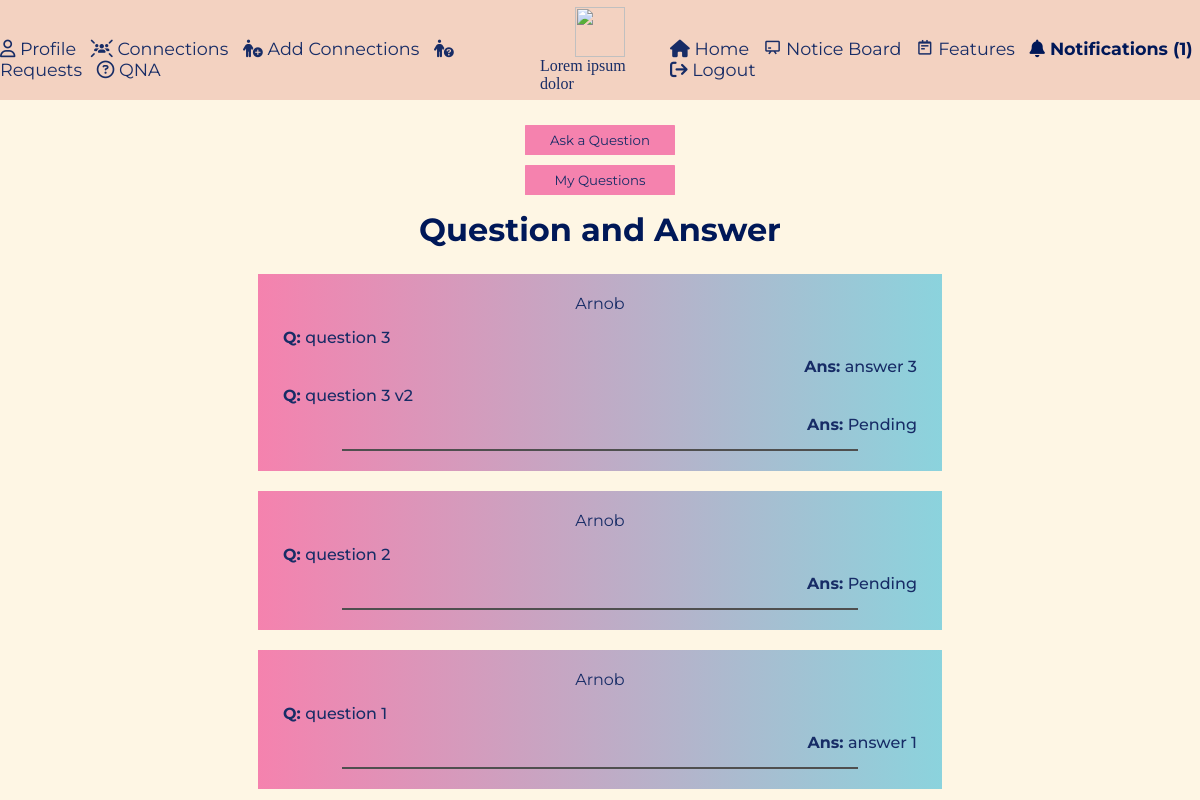
Page /qna/all (signed in) on the earlier database version.
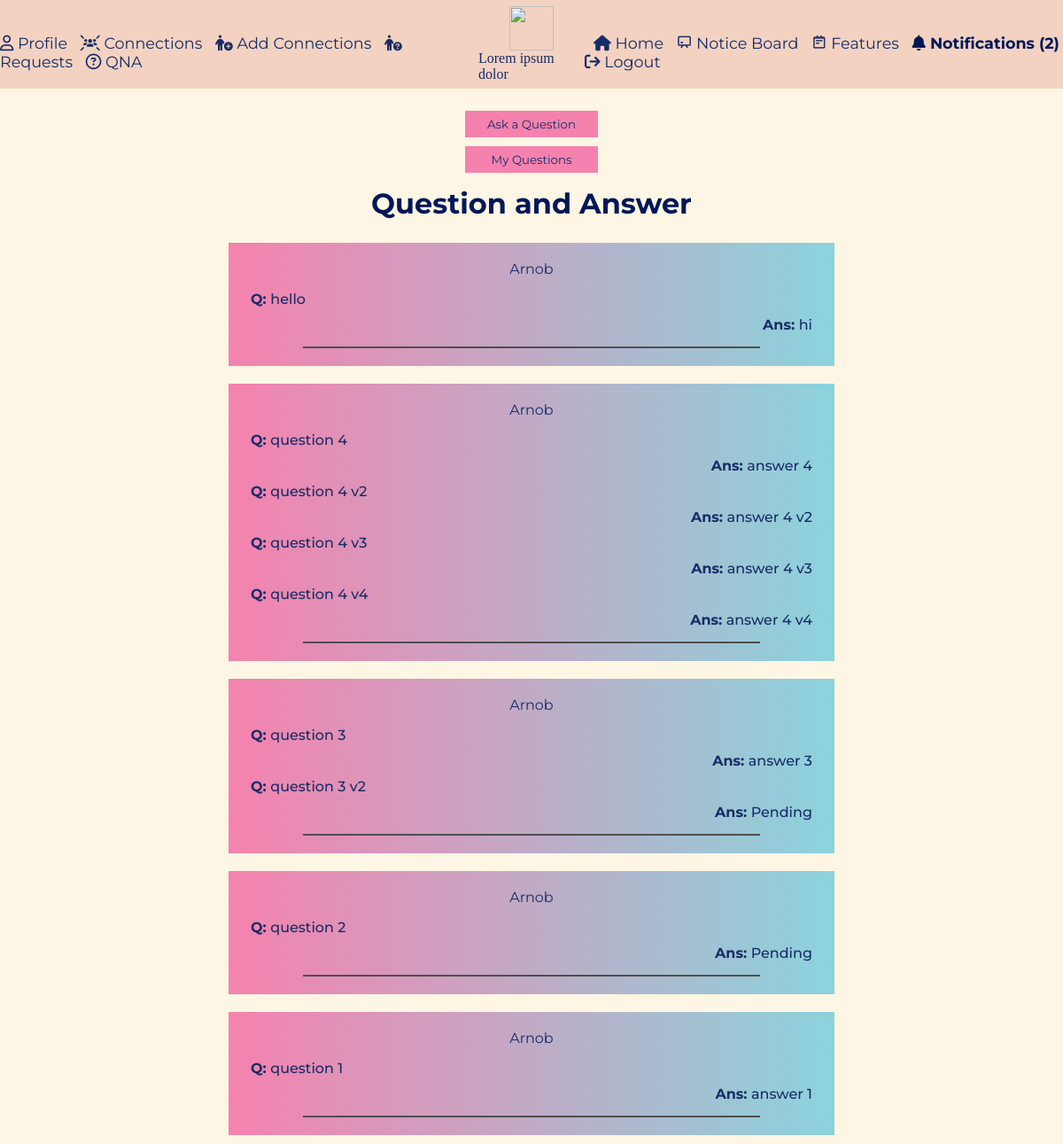
Same page on the later database version.
### models/qna.py (models this page shows, shortened)
class QNA(db.Model):
    id = db.Column(db.Integer, primary_key=True)
    questions = db.Column(db.PickleType)
    answers = db.Column(db.PickleType)
    picture_path = db.Column(db.PickleType)
    audio_path = db.Column(db.PickleType)
    student_username = db.Column(db.String)
    status = db.Column(db.String)
    @staticmethod
    def all_questions():
        if current_user.job.lower() == "teacher":
            all_questions = (QNA.query.with_entities(QNA.questions, QNA.answers, QNA.id, QNA.student_username)
                             .filter_by(status="Pending").all())
        else:
            all_questions = QNA.query.with_entities(QNA.questions, QNA.answers, QNA.id, QNA.student_username).all()
        sorted_all_questions = []
        for questions in all_questions:
            qna = dict(zip_longest(questions[0], questions[1], fillvalue="Pending"))
            sorted_all_questions.append([qna, questions[2], questions[3]])
        sorted_all_questions.reverse()
        return sorted_all_questions

### resources/qna.py (the view, shortened to what this page needs)
class Question(Resource):
    @login_required
    def get(self, variable):
        if variable.lower() == "all":
            all_questions = QNA.all_questions()
            return make_response(render_template("qna.html", all_questions=all_questions,
                                                 notify=Notifications.pending()))
        elif variable.lower() == "new_question":
            return make_response(render_template("ask_question.html", notify=Notifications.pending()))
        elif variable.lower() == "my_questions":
            my_questions = QNA.my_questions()
            return make_response(render_template("qna.html", all_questions=my_questions,
                                                 notify=Notifications.pending()))
        else:
            flash("Error happened. Please try again")
            return make_response(render_template("message.html"))

### app.py (called while the page is built)
@login_manager.user_loader
def user_loader(user_id):
    return Users.query.get(int(user_id))

### models/notifications.py (called while the page is built)
    @staticmethod
    def pending():
        if current_user.is_authenticated:
            notifications = Notifications.query.filter_by(receiver=current_user.username, status="pending").count()
            return notifications
        else:
            return None

### templates/qna.html (shortened to what this page needs)
{% extends "base.html" %}
    {% block style %}
        <link rel="stylesheet" type="text/css" href="{{ url_for('static', filename='styles/qna.css') }}">
    {% endblock %}
{% block content %}
<body>
    <div class="content">
        <div class="container">
            {% if current_user.is_authenticated %}
                {% if current_user.job.lower() == 'student' %}
                    <a href="{{url_for('question', variable='new_question')}}"> <button id="button"> Ask a Question </button></a>
                    <a href="{{url_for('question', variable='my_questions')}}"> <button id="button"> My Questions </button></a>
                {% endif %}
                <h1> Question and Answer </h1>
                {% for item in all_questions %}
                    <a href="{{url_for('answer', question_id=item[1] )}}">
                        <div class="card">
                            <div id="name"> {{ item[2].capitalize() }} </div>
                            {% for question, answer in item[0].items() %}
                                <div class="question">
                                    <b>Q: </b> {{question}}
                                </div>
                                <div class="answer">
                                    <b>Ans: </b> {{answer}}
                                </div>
                            {% endfor %}
                            <hr>
                        </div>
                    </a>
                {% endfor %}
            {% endif %}
        </div>
    </div>
</body>
{% endblock %}

### templates/base.html (shortened to what this page needs)
<!DOCTYPE html>
<html lang="en">
<head>
    <link rel="stylesheet" type="text/css" href="{{ url_for('static', filename='styles/base.css') }}">
    <link rel="stylesheet" href="https://cdnjs.cloudflare.com/ajax/libs/font-awesome/6.5.1/css/all.min.css" />
    <link href='https://unpkg.com/boxicons@2.1.4/css/boxicons.min.css' rel='stylesheet'>
    {% block style %} {% endblock %}
</head>
<body>
    <header>
        <div class="navbar">
            <div class="navbar-left">
                <div class="navbar-links">
                    <a href="{{url_for('profile', username=current_user.username, job=current_user.job.lower())}}">
                        <i class="fa-regular fa-user"></i> Profile </a>
                    {% if current_user.job.lower() == 'admin' %}
                        <a href="{{url_for('all', username=current_user.username, job='student')}}">
                            <i class="fa-solid fa-graduation-cap dropdown-icon"></i>Students</a>
                        <a href="{{url_for('all', username=current_user.username, job='teacher')}}">
                            <i class="fa-solid fa-person-chalkboard dropdown-icon"></i>Teachers</a>
                    {% else %}
                        <a href="{{url_for('connections', username=current_user.username, job=current_user.job.lower())}}">
                            <i class="fa-solid fa-users-rays"></i> Connections </a>
                        <a href="{{url_for('addconnection', username=current_user.username, job=current_user.job.lower())}}">
                            <i class="fa-solid fa-person-circle-plus"></i> Add Connections </a>
                        <a href="{{url_for('connectionpending', username=current_user.username, job=current_user.job.lower())}}">
                            <i class="fa-solid fa-person-circle-question"></i> Requests </a>
                    {% endif %}
                    <a href="{{url_for('question', variable='all')}}"> <i class="fa-regular fa-circle-question"></i> QNA </a>
                </div>
            </div>
            <div class="logo">
                    <a href="{{url_for('home')}}">
                        <img src="https://cdn-icons-png.flaticon.com/512/3286/3286097.png" width="50px" height="50px">
                        Lorem ipsum dolor
                    </a>
            </div>
            <div class="navbar-right">
                <div class="navbar-links">
                    <a href="{{url_for('home')}}"> <i class="fa-solid fa-house"></i> Home </a>
                    <a href="{{url_for('notice')}}"> <i class='bx bx-chalkboard'></i> Notice Board </a>
                    <a href="{{url_for('features')}}"> <i class='bx bx-notepad'></i> Features </a>
                    {% if notify %}
                        <a class="notificationON" href="{{url_for('notify')}}">
                            <i class="fa-regular fa-bell"></i> Notifications ({{ notify }}) </a>
                    {% else %}
                        <a href="{{url_for('notify')}}" > <i class="fa-regular fa-bell"></i> Notifications </a>
                    {% endif %}
                    <a href="{{url_for('logout')}}"> <i class="fa-solid fa-arrow-right-from-bracket"></i> Logout </a>
                </div>
            </div>
        </div>
    </header>
    {% block content %}
    {% endblock %}
 </body>

### static/styles/base.css (style rules this page uses)
* { font-family: "montserrat", sans-serif; margin: 0; padding: 0; box-sizing: border-box; color: var(--text-color); }
:root { --bg-color: #fef6e4; --text-color: #172c66; --highligh-color: #001858; --container-color: #8bd3dd; --secondary-color: #f582ae; --navbar-color: #f3d2c1; --notification-color: red; }
body { background-color: var(--bg-color); }
.navbar { display: flex; justify-content: center; background-color: var(--navbar-color); height: 100px; font-size: 1.1rem; }
.navbar-right { display: block; width: 45%; position: relative; padding-left: 5px; }
.logo { display: flex; flex-direction: column; width: 10%; justify-content: center; align-items: center; }
.logo a { display: flex; flex-direction: column; text-decoration: none; align-items: center; font-family: cursive; font-size: 1rem; }
.navbar-left { display: block; width: 45%; position: relative; padding-right: 5px; }
.navbar-right .navbar-links { display: block; position: absolute; bottom: 20px; left: 0; }
.navbar-left .navbar-links { display: block; position: absolute; bottom: 20px; right: 0; }
.navbar-right a { padding-left: 10px; text-decoration: none; }
.navbar-left a { padding-right: 10px; text-decoration: none; }
#button { width: 100%; max-width: 150px; height: 30px; background-color: var(--secondary-color); border: none; border-radius: 1%; padding: 0 10px 0 10px; margin: 10px; transition: font-weight 0.2s ease-in-out; }
.notificationON, .notificationON i { font-weight: 700; color: var(--highlight-color); animation: bounceNotification 2s ease-in-out infinite; }

### static/styles/qna.css (style rules this page uses)
* { font-family: "montserrat", sans-serif; margin: 0; padding: 0; box-sizing: border-box; color: var(--text-color); }
:root { --bg-color: #fef6e4; --text-color: #172c66; --highlight-color: #001858; --container-color: #8bd3dd; --secondary-color: #f582ae; --navbar-color: #f3d2c1; }
.content { display: flex; justify-content: center; width: 100%; }
.container { display: flex; flex-direction: column; justify-content: center; align-items: center; width: 60%; margin-top: 20px; }
.card { display: flex; flex-direction: column; justify-content: center; align-items: center; width: 95%; padding: 20px; margin: 10px 0 10px 0; text-align: center; background: var(--secondary-color); background: linear-gradient(to right, var(--secondary-color), var(--container-color)); }
.question { width: 100%; padding: 5px; font-weight: 500; text-align: left; }
.answer { width: 100%; padding: 5px; font-weight: 500; text-align: right; }
.container h1 { color: var(--highlight-color); margin: 10px 0 15px; }
.container a { width: 100%; display: flex; justify-content: center; text-decoration: none; }
.card hr { background-color: #4f4f4f; width: 80%; height: 2px; border: none; border-radius: 5%; margin-top: 10px; }
.card #name { margin-bottom: 10px; }
#button { width: 100%; height: 30px; background-color: var(--secondary-color); border: none; border-radius: 1%; padding: 0 10px 0 10px; margin: 5px; transition: font-weight 0.2s ease-in-out; }

Differences in the rows shown:
added QNA: student_username "Arnob", 0 "hello", 0 "hi"
added QNA: student_username "Arnob", 0 "question 4" "question 4 v2" "question 4 v3" "question 4 v4", 0 "answer 4" "answer 4 v2" "answer 4 v3" "answer 4 v4"
Other differences:
{{ notify }}: "1" → "2"
